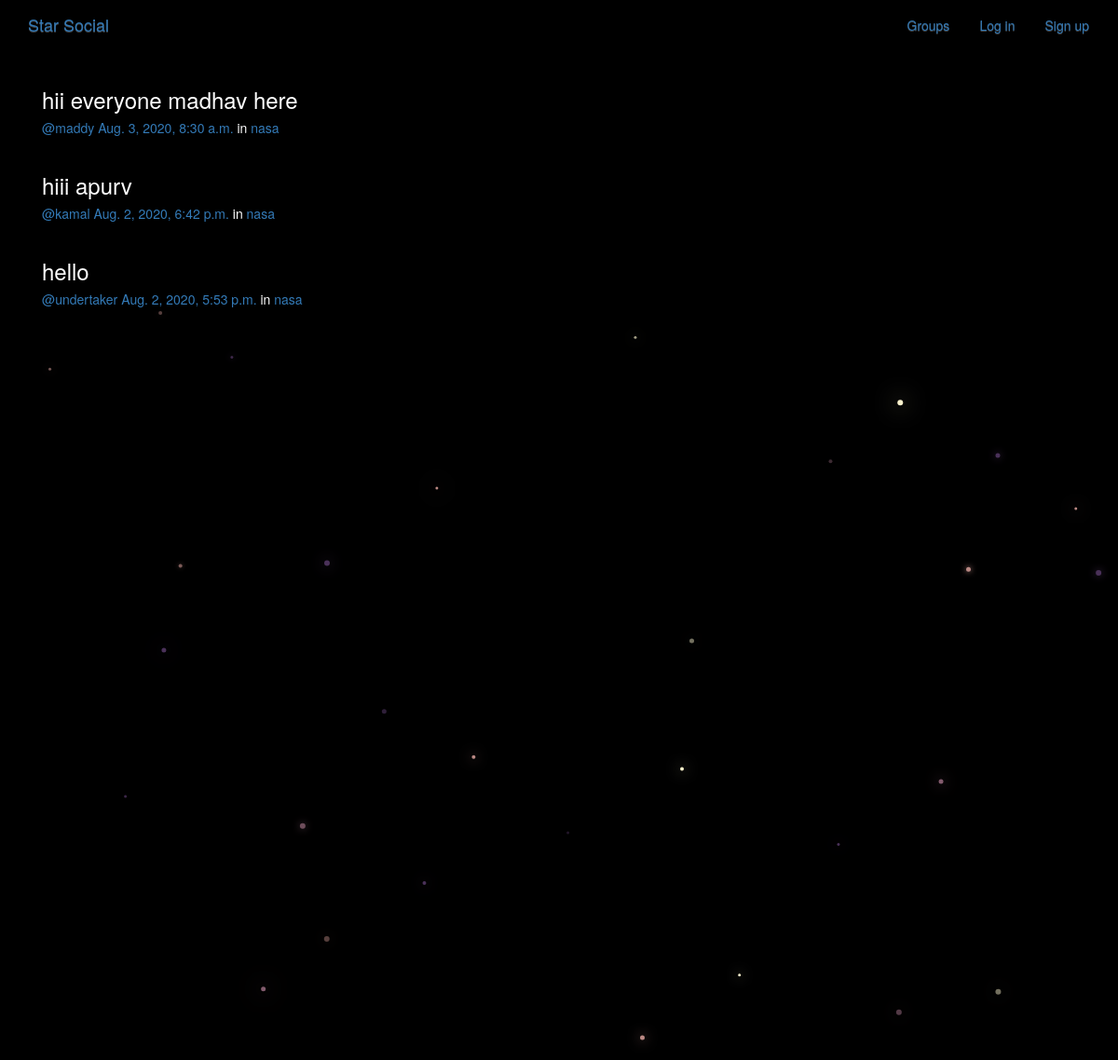
/posts/, run on the app's committed database.
### posts/models.py (models this page shows, shortened)
class Post(models.Model):
    user = models.ForeignKey(User, related_name="posts",on_delete=models.CASCADE,)
    created_at = models.DateTimeField(auto_now=True)
    message = models.TextField()
    message_html = models.TextField(editable=False)
    group = models.ForeignKey(Group, related_name="posts",null=True, blank=True,on_delete=models.CASCADE,)
    class Meta:
        ordering = ["-created_at"]
        unique_together = ["user", "message"]

### groups/models.py (models this page shows, shortened)
class Group(models.Model):
    name = models.CharField(max_length=255, unique=True)
    slug = models.SlugField(allow_unicode=True, unique=True)
    description = models.TextField(blank=True, default='')
    description_html = models.TextField(editable=False, default='', blank=True)
    members = models.ManyToManyField(User,through="GroupMember")
    class Meta:
        ordering = ["name"]

### posts/views.py (the view)
class PostList(SelectRelatedMixin, generic.ListView):
    model = models.Post
    select_related = ("user", "group")

### posts/templates/posts/post_list.html (shortened to what this page needs)
{% extends "posts/post_base.html" %}
{% load humanize %}
{% block post_content %}
<div class="col-md-8">
	{% for post in post_list %}
  {% include "posts/_post.html" %}
	{% endfor %}
</div>
{% endblock %}

### posts/templates/posts/_post.html (shortened to what this page needs)
<div class="post media">
	<h3>{{ post.message_html|safe }}</h3>
	<div class="media-body">
		<h5 class="media-heading">
			<span class="username"><a href="{% url 'posts:for_user' username=post.user.username %}">@{{ post.user.username }}</a></span>
			<time class="time"><a href="{% url 'posts:single' username=post.user.username pk=post.pk %}">{{ post.created_at }}</a></time>
			{% if post.group %}
			<span class="group-name">in <a href="#">{{ post.group.name }}</a></span>
			{% endif %}
		</h5>
	</div>
</div>

### static/simplesocial/css/master.css (style rules this page uses)
body { margin:0; overflow: hidden; background-color: black; color: white; }

### data on the page
Post: message_html "hii everyone madhav here", user.username "maddy", created_at "Aug. 3, 2020, 8:30 a.m.", group.name "nasa"
Post: message_html "hiii apurv", user.username "kamal", created_at "Aug. 2, 2020, 6:42 p.m.", group.name "nasa"
Post: message_html "hello", user.username "undertaker", created_at "Aug. 2, 2020, 5:53 p.m.", group.name "nasa"
